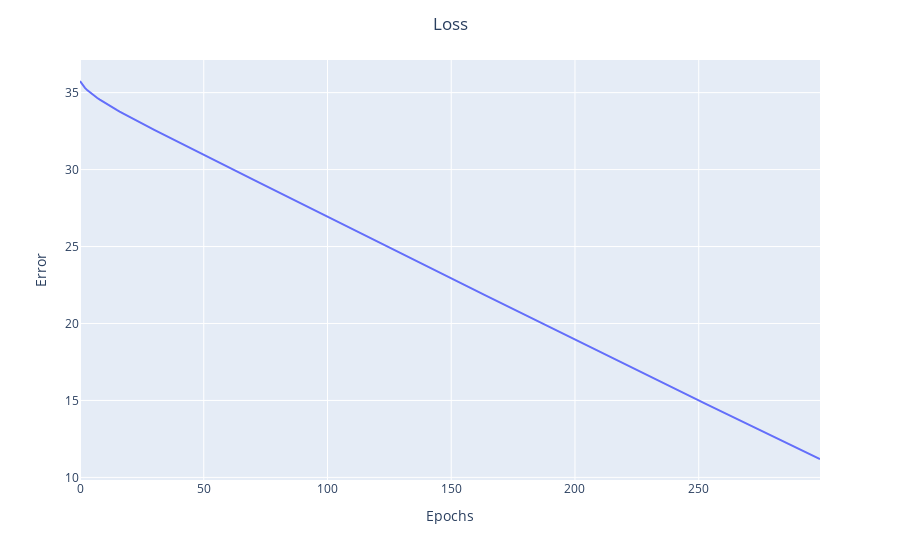

The cell this chart's notebook holds for it:
### Code cell
plot_loss(epochs_from_model, rmse)

### Figure 1 — Plotly figure (JSON) as saved in the notebook; plotly's stock layout.template omitted (floating-point values rounded to 4 significant figures; data arrays with more than 128 entries replaced by an {"elided": "..."} marker saying what was removed)
{"data": [{"hovertemplate": "Epochs=%{x}<br>Error=%{y}<extra></extra>", "legendgroup": "", "line": {"color": "#636efa", "dash": "solid"}, "marker": {"symbol": "circle"}, "mode": "lines", "name": "", "orientation": "v", "showlegend": false, "type": "scatter", "x": {"elided": "300 int values"}, "xaxis": "x", "y": {"elided": "300 float values"}, "yaxis": "y"}], "layout": {"legend": {"tracegroupgap": 0}, "margin": {"t": 60}, "title": {"text": "Loss", "x": 0.5}, "xaxis": {"anchor": "y", "domain": [0, 1], "title": {"text": "Epochs"}}, "yaxis": {"anchor": "x", "domain": [0, 1], "title": {"text": "Error"}}}}
